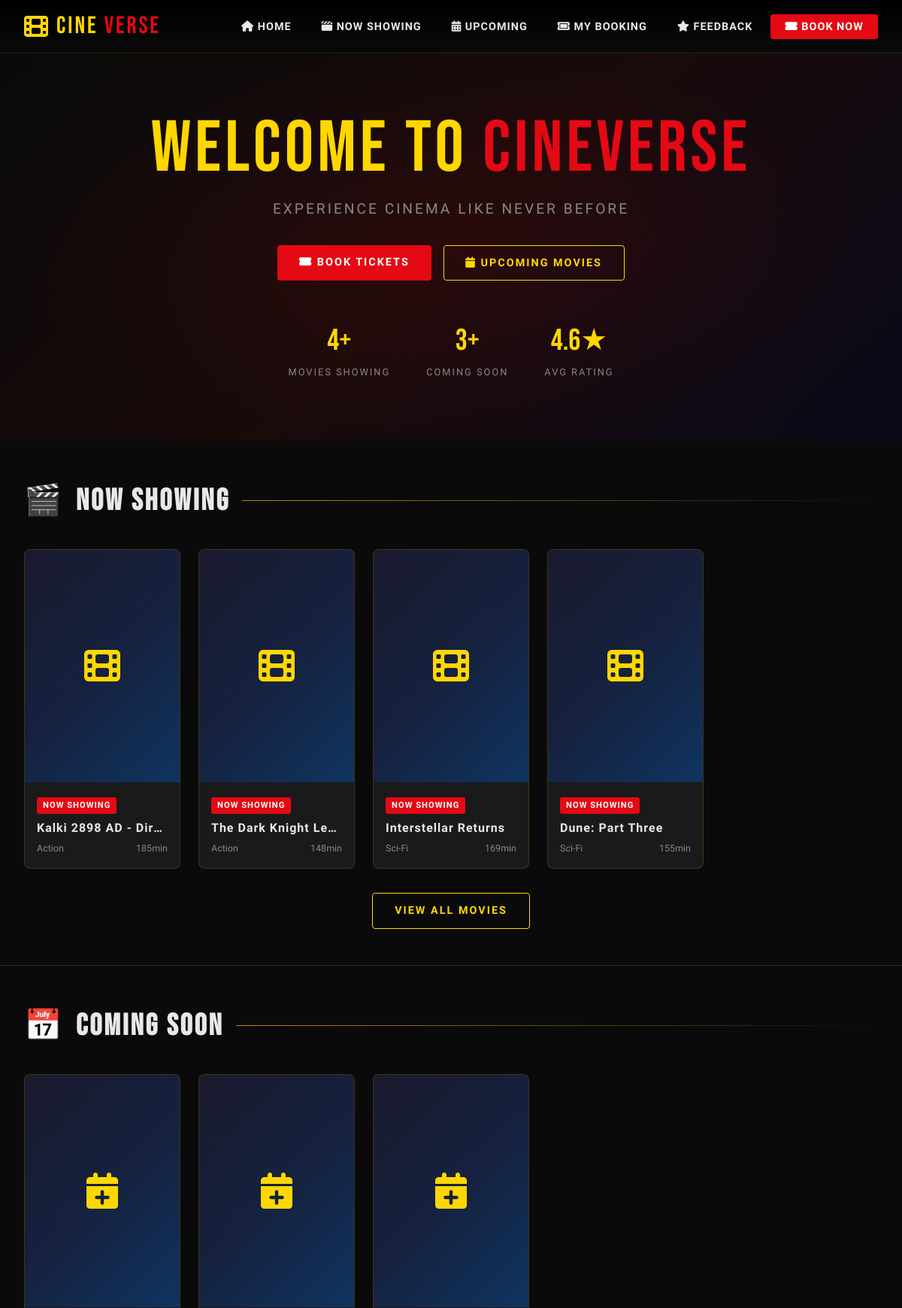
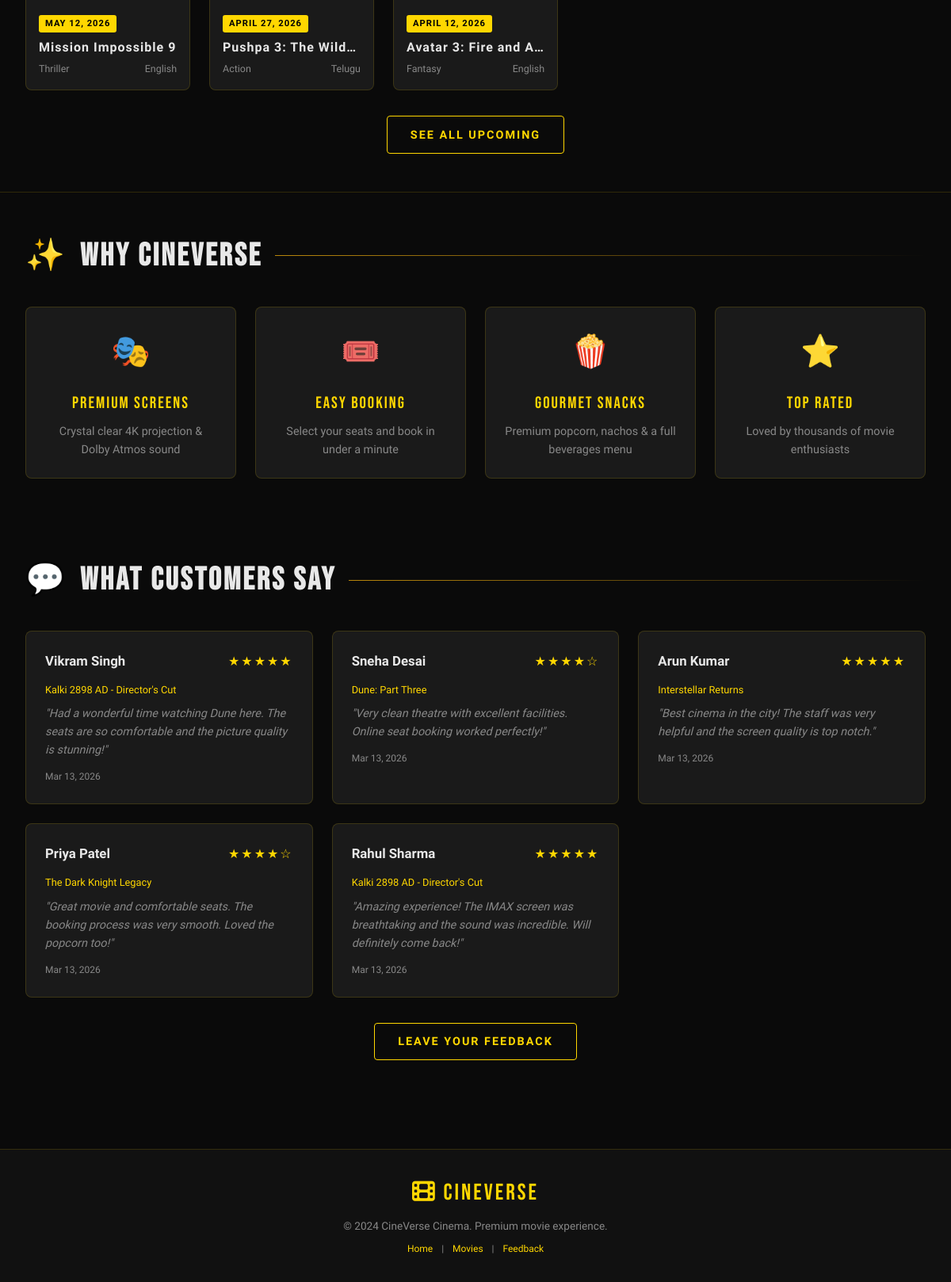
The page / on the database its author committed (2 pictures, top to bottom).
### cinema/models.py (models this page shows, shortened)
class Movie(models.Model):
    STATUS_CHOICES = [
        ('now_showing', 'Now Showing'),
        ('upcoming', 'Upcoming'),
        ('ended', 'Ended'),
    ]
    title = models.CharField(max_length=200)
    description = models.TextField()
    genre = models.CharField(max_length=100)
    duration = models.IntegerField(help_text="Duration in minutes")
    release_date = models.DateField()
    poster = models.ImageField(upload_to='posters/', blank=True, null=True)
    trailer_url = models.URLField(blank=True, null=True, help_text="YouTube embed URL")
    status = models.CharField(max_length=20, choices=STATUS_CHOICES, default='upcoming')
    rating = models.CharField(max_length=10, default='U/A')
    language = models.CharField(max_length=50, default='English')
    director = models.CharField(max_length=100, blank=True)
    cast = models.TextField(blank=True, help_text="Comma separated cast names")
    created_at = models.DateTimeField(auto_now_add=True)
    class Meta:
        ordering = ['-release_date']

class Feedback(models.Model):
    RATING_CHOICES = [(i, str(i)) for i in range(1, 6)]
    movie = models.ForeignKey(Movie, on_delete=models.CASCADE, related_name='feedbacks', null=True, blank=True)
    customer_name = models.CharField(max_length=200)
    customer_email = models.EmailField()
    rating = models.IntegerField(choices=RATING_CHOICES, default=5)
    comment = models.TextField()
    created_at = models.DateTimeField(auto_now_add=True)
    is_approved = models.BooleanField(default=True)
    class Meta:
        ordering = ['-created_at']

### cinema/views.py (the view)
# urls.py: path('', views.home, name='home'),
def home(request):
    now_showing = Movie.objects.filter(status='now_showing')[:6]
    upcoming = Movie.objects.filter(status='upcoming')[:6]
    feedbacks = Feedback.objects.filter(is_approved=True)[:6]
    avg_rating = Feedback.objects.filter(is_approved=True).aggregate(avg=Avg('rating'))['avg']
    context = {
        'now_showing': now_showing,
        'upcoming': upcoming,
        'feedbacks': feedbacks,
        'avg_rating': avg_rating,
    }
    return render(request, 'cinema/home.html', context)

### cinema/templates/cinema/home.html (shortened to what this page needs)
{% extends 'cinema/base.html' %}
{% block content %}
<section class="hero">
    <div style="position:relative; z-index:1;">
        <div class="hero-title">WELCOME TO <span>CINEVERSE</span></div>
        <p class="hero-sub">Experience Cinema Like Never Before</p>
        <div style="display:flex; gap:1rem; justify-content:center; flex-wrap:wrap;">
            <a href="{% url 'movie_list' %}" class="btn btn-primary"><i class="fas fa-ticket-alt"></i> Book Tickets</a>
            <a href="{% url 'upcoming' %}" class="btn btn-outline"><i class="fas fa-calendar"></i> Upcoming Movies</a>
        </div>
        <div style="display:flex; gap:3rem; justify-content:center; margin-top:3rem; flex-wrap:wrap;">
            <div style="text-align:center;">
                <div style="font-family:'Bebas Neue',sans-serif; font-size:2.5rem; color:var(--gold);">{{ now_showing|length }}+</div>
                <div style="color:var(--text-muted); font-size:0.8rem; letter-spacing:2px; text-transform:uppercase;">Movies Showing</div>
            </div>
            <div style="text-align:center;">
                <div style="font-family:'Bebas Neue',sans-serif; font-size:2.5rem; color:var(--gold);">{{ upcoming|length }}+</div>
                <div style="color:var(--text-muted); font-size:0.8rem; letter-spacing:2px; text-transform:uppercase;">Coming Soon</div>
            </div>
            <div style="text-align:center;">
                <div style="font-family:'Bebas Neue',sans-serif; font-size:2.5rem; color:var(--gold);">
                    {% if avg_rating %}{{ avg_rating|floatformat:1 }}★{% else %}5★{% endif %}
                </div>
                <div style="color:var(--text-muted); font-size:0.8rem; letter-spacing:2px; text-transform:uppercase;">Avg Rating</div>
            </div>
        </div>
    </div>
</section>
{% if now_showing %}
<div class="section">
    <h2 class="section-title"><span class="accent">🎬</span> Now Showing</h2>
    <div class="movie-grid">
        {% for movie in now_showing %}
        <a href="{% url 'movie_detail' movie.pk %}" class="movie-card">
            {% if movie.poster %}
                <img src="{{ movie.poster.url }}" alt="{{ movie.title }}" class="movie-poster">
            {% else %}
                <div class="movie-poster-placeholder">
                    <i class="fas fa-film"></i>
                </div>
            {% endif %}
            <div class="movie-info">
                <div style="margin-bottom:0.4rem;"><span class="badge badge-now">Now Showing</span></div>
                <div class="movie-title">{{ movie.title }}</div>
                <div class="movie-meta">
                    <span>{{ movie.genre }}</span>
                    <span>{{ movie.duration }}min</span>
                </div>
            </div>
        </a>
        {% endfor %}
    </div>
    <div style="text-align:center; margin-top:2rem;">
        <a href="{% url 'movie_list' %}" class="btn btn-outline">View All Movies</a>
    </div>
</div>
{% endif %}
<div style="height:1px; background:var(--border); max-width:1300px; margin:0 auto;"></div>
{% if upcoming %}
<div class="section">
    <h2 class="section-title"><span class="accent">📅</span> Coming Soon</h2>
    <div class="movie-grid">
        {% for movie in upcoming %}
        <a href="{% url 'movie_detail' movie.pk %}" class="movie-card">
            {% if movie.poster %}
                <img src="{{ movie.poster.url }}" alt="{{ movie.title }}" class="movie-poster">
            {% else %}
                <div class="movie-poster-placeholder">
                    <i class="fas fa-calendar-plus"></i>
                </div>
            {% endif %}
            <div class="movie-info">
                <div style="margin-bottom:0.4rem;"><span class="badge badge-upcoming">{{ movie.release_date }}</span></div>
                <div class="movie-title">{{ movie.title }}</div>
                <div class="movie-meta">
                    <span>{{ movie.genre }}</span>
                    <span>{{ movie.language }}</span>
                </div>
            </div>
        </a>
        {% endfor %}
    </div>
    <div style="text-align:center; margin-top:2rem;">
        <a href="{% url 'upcoming' %}" class="btn btn-outline">See All Upcoming</a>
    </div>
</div>
{% endif %}
<div style="height:1px; background:var(--border); max-width:1300px; margin:0 auto;"></div>
<div class="section">
    <h2 class="section-title"><span class="accent">✨</span> Why CineVerse</h2>
    <div style="display:grid; grid-template-columns:repeat(auto-fill,minmax(220px,1fr)); gap:1.5rem;">
        <div class="card" style="text-align:center;">
            <div style="font-size:2.5rem; margin-bottom:1rem;">🎭</div>
            <div style="font-family:'Bebas Neue',sans-serif; font-size:1.3rem; color:var(--gold); letter-spacing:2px;">PREMIUM SCREENS</div>
            <p style="color:var(--text-muted); font-size:0.9rem; margin-top:0.5rem;">Crystal clear 4K projection & Dolby Atmos sound</p>
        </div>
        <div class="card" style="text-align:center;">
            <div style="font-size:2.5rem; margin-bottom:1rem;">🎟️</div>
            <div style="font-family:'Bebas Neue',sans-serif; font-size:1.3rem; color:var(--gold); letter-spacing:2px;">EASY BOOKING</div>
            <p style="color:var(--text-muted); font-size:0.9rem; margin-top:0.5rem;">Select your seats and book in under a minute</p>
        </div>
        <div class="card" style="text-align:center;">
            <div style="font-size:2.5rem; margin-bottom:1rem;">🍿</div>
            <div style="font-family:'Bebas Neue',sans-serif; font-size:1.3rem; color:var(--gold); letter-spacing:2px;">GOURMET SNACKS</div>
            <p style="color:var(--text-muted); font-size:0.9rem; margin-top:0.5rem;">Premium popcorn, nachos & a full beverages menu</p>
        </div>
        <div class="card" style="text-align:center;">
            <div style="font-size:2.5rem; margin-bottom:1rem;">⭐</div>
            <div style="font-family:'Bebas Neue',sans-serif; font-size:1.3rem; color:var(--gold); letter-spacing:2px;">TOP RATED</div>
            <p style="color:var(--text-muted); font-size:0.9rem; margin-top:0.5rem;">Loved by thousands of movie enthusiasts</p>
        </div>
    </div>
</div>
{% if feedbacks %}
<div class="section">
    <h2 class="section-title"><span class="accent">💬</span> What Customers Say</h2>
    <div style="display:grid; grid-template-columns:repeat(auto-fill,minmax(280px,1fr)); gap:1.5rem;">
        {% for fb in feedbacks %}
        <div class="card">
            <div style="display:flex; justify-content:space-between; align-items:center; margin-bottom:0.8rem;">
                <div style="font-weight:700; font-size:1.05rem;">{{ fb.customer_name }}</div>
                <div class="stars">{% for i in "12345" %}{% if forloop.counter <= fb.rating %}★{% else %}☆{% endif %}{% endfor %}</div>
            </div>
            {% if fb.movie %}<div style="font-size:0.8rem; color:var(--gold); margin-bottom:0.5rem;">{{ fb.movie.title }}</div>{% endif %}
            <p style="color:var(--text-muted); font-size:0.9rem; font-style:italic;">"{{ fb.comment|truncatewords:20 }}"</p>
            <div style="font-size:0.75rem; color:var(--text-muted); margin-top:0.8rem;">{{ fb.created_at|date:"M d, Y" }}</div>
        </div>
        {% endfor %}
    </div>
    <div style="text-align:center; margin-top:2rem;">
        <a href="{% url 'feedback' %}" class="btn btn-outline">Leave Your Feedback</a>
    </div>
</div>
{% endif %}
{% endblock %}

### cinema/templates/cinema/base.html (shortened to what this page needs)
{% load static %}
<!DOCTYPE html>
<html lang="en">
<head>
    <link rel="stylesheet" href="https://cdnjs.cloudflare.com/ajax/libs/font-awesome/6.5.0/css/all.min.css">
</head>
<body>
    <nav>
        <div class="nav-inner">
            <a href="{% url 'home' %}" class="logo">
                <i class="fas fa-film"></i> Cine<span>Verse</span>
            </a>
            <ul class="nav-links">
                <li><a href="{% url 'home' %}"><i class="fas fa-home"></i> Home</a></li>
                <li><a href="{% url 'movie_list' %}"><i class="fas fa-clapperboard"></i> Now Showing</a></li>
                <li><a href="{% url 'upcoming' %}"><i class="fas fa-calendar-alt"></i> Upcoming</a></li>
                <li><a href="{% url 'check_booking' %}"><i class="fas fa-ticket"></i> My Booking</a></li>
                <li><a href="{% url 'feedback' %}"><i class="fas fa-star"></i> Feedback</a></li>
                <li><a href="{% url 'movie_list' %}" class="btn-book"><i class="fas fa-ticket-alt"></i> Book Now</a></li>
            </ul>
        </div>
    </nav>
    <main>
        {% block content %}{% endblock %}
    </main>
    <footer>
        <div class="footer-logo"><i class="fas fa-film"></i> CineVerse</div>
        <p>© 2024 CineVerse Cinema. Premium movie experience.</p>
        <p style="margin-top:0.5rem; font-size:0.75rem;">
            <a href="{% url 'home' %}" style="color:var(--gold); text-decoration:none; margin:0 0.5rem;">Home</a> |
            <a href="{% url 'movie_list' %}" style="color:var(--gold); text-decoration:none; margin:0 0.5rem;">Movies</a> |
            <a href="{% url 'feedback' %}" style="color:var(--gold); text-decoration:none; margin:0 0.5rem;">Feedback</a>
        </p>
    </footer>
</body>
</html>

### rows shown on the page
Movie: title "Kalki 2898 AD - Dir…", genre "Action", duration "185"
Movie: title "The Dark Knight Le…", genre "Action", duration "148"
Movie: title "Interstellar Returns", genre "Sci-Fi", duration "169"
Movie: title "Dune: Part Three", genre "Sci-Fi", duration "155"
Movie: release_date "MAY 12, 2026", title "Mission Impossible 9", genre "Thriller", language "English"
Movie: release_date "APRIL 27, 2026", title "Pushpa 3: The Wild…", genre "Action", language "Telugu"
Movie: release_date "APRIL 12, 2026", title "Avatar 3: Fire and A…", genre "Fantasy", language "English"
Feedback: customer_name "Vikram Singh", rating 5 (drawn), movie "Kalki 2898 AD - Director's Cut", comment "Had a wonderful time watching Dune here. The seats are so comfortable and the picture quality is stunning!", created_at "Mar 13, 2026"
Feedback: customer_name "Sneha Desai", rating 4 (drawn), movie "Dune: Part Three", comment "Very clean theatre with excellent facilities. Online seat booking worked perfectly!", created_at "Mar 13, 2026"
Feedback: customer_name "Arun Kumar", rating 5 (drawn), movie "Interstellar Returns", comment "Best cinema in the city! The staff was very helpful and the screen quality is top notch.", created_at "Mar 13, 2026"
Feedback: customer_name "Priya Patel", rating 4 (drawn), movie "The Dark Knight Legacy", comment "Great movie and comfortable seats. The booking process was very smooth. Loved the popcorn too!", created_at "Mar 13, 2026"
Feedback: customer_name "Rahul Sharma", rating 5 (drawn), movie "Kalki 2898 AD - Director's Cut", comment "Amazing experience! The IMAX screen was breathtaking and the sound was incredible. Will definitely come back!", created_at "Mar 13, 2026"

### other values the page prints
{{ now_showing|length }} "4"
{{ upcoming|length }} "3"
{{ avg_rating|floatformat:1 }} "4.6"
